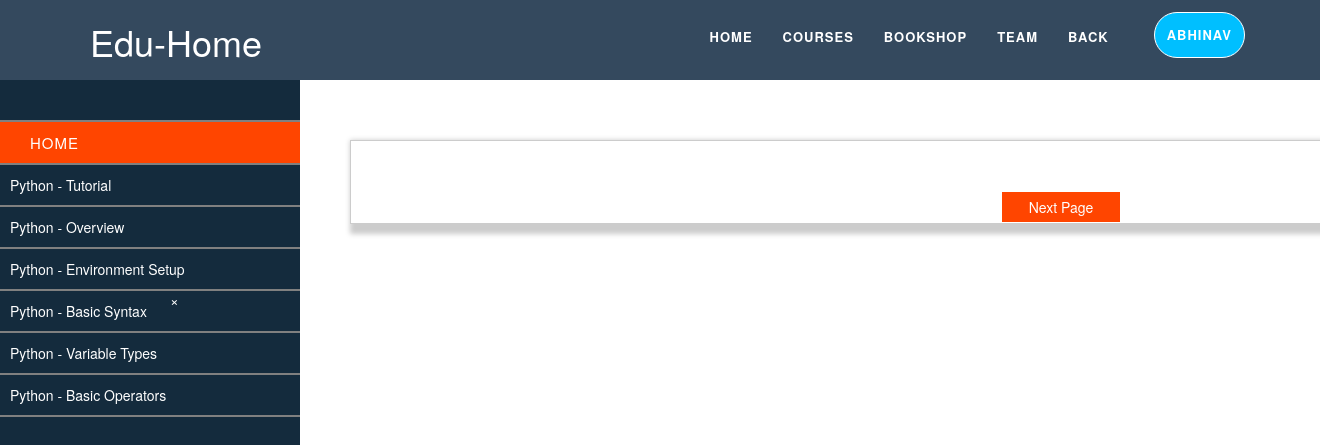
The app's page /uniquedeveloper/programming/java/java_programming.php?course_name=python (signed in) with its own data.
### tables this page shows
CREATE TABLE `courses` (
  `id` int(11) NOT NULL,
  `topic_name` varchar(255) NOT NULL,
  `description` text NOT NULL,
  `course_name` varchar(255) NOT NULL
);

### uniquedeveloper/programming/java/java_programming.php (the view, shortened to what this page needs)
<!DOCTYPE html>
<html>
<head>
	<link rel="stylesheet" type="text/css" href="../..//css/java_programming.css">
	<link rel="stylesheet" href="https://maxcdn.bootstrapcdn.com/bootstrap/3.3.7/css/bootstrap.min.css">
	<link rel="stylesheet" href="https://cdnjs.cloudflare.com/ajax/libs/font-awesome/4.7.0/css/font-awesome.min.css">
</head>
<body>
	<nav class="navbar navbar-inverse navbar-fixed-top" style="height: 80px;">
		<div class="container">
			<div class="navbar-header">
				<h1 style="color: white;margin-top: 10px;" id="myhead">Edu-Home</h1>
			</div>
			<div class="collapse navbar-collapse" id="navi">
				 <ul class="nav navbar-nav navbar-right">
					<li> <a href="../../index.php">Home</a></li>
					<li> <a href="#myservice_section">Courses</a></li>
					<li> <a href="#work">BookShop</a></li>
					<li> <a href="#our-members">Team</a></li>
					<li> <a href="../../programmingdemo.php">Back</a></li>
					<li> <a href=""></a></li>
					<li> <a href="../../index.php" id="our-location" class="btn-success" ><?php echo $_SESSION['username'];   ?></a></li>
				</ul>
			</div>
		</div>
	</nav><br><br><br>
	<div class="sidemenu" id="sidebarleftmenu">
		<ul class="sidemenulist">
			<li><a href="" class="crossbutton" onclick="closesidemenu()">&times;</a></li>
			<li style="background-color :orangered;"><a href="" >Home</a></li>
<?php
$con=mysqli_connect('localhost','root');
mysqli_select_db($con,'uniquedeveloper');
$course_name=$_GET['course_name'];
$q="select * from courses where course_name='$course_name'";
$result=mysqli_query($con,$q);
while ($res=mysqli_fetch_array($result)) {
  ?>
  			<form action="fetch_main_content.php" method="POST">
			<button  style="background-color: transparent;border: none;text-align:left;color: white;"><li style="width: 300px;"><?php echo $res['topic_name']; ?></li></button>
			</form>
<?php } ?>
		</ul>
	</div>
	<div id="mainpagecontent" class="shadow">
		<button id="btn_next">Next Page</button>
	</div>
</body>
</html>

### uniquedeveloper/css/java_programming.css (style rules this page uses)
* { margin:0px; padding:0px; box-sizing: border-box; }
body { background-color:red; }
.navbar { padding: 12px 0px; background-color: #34495e !important; border-bottom: none !important; transition: all 0.5s ease-in-out; }
ul li a { color: white !important; font-weight: bold; font-size: 13px; text-transform: uppercase; letter-spacing: 1px; transition: all 0.5s ease-in; }
#our-location { border: 1px solid white ; border-radius: 45px; padding: 12px 12px 12px 12px; background: deepskyblue !important; }
.navbar { width: 100%; height: 60px; background: #34495e; border-radius:0px 0px 0px 0px; position: fixed; box-sizing: border-box; }
.sidemenu { height: 100%; background-color: #142b3d; width: 0px; position: fixed; top:80px; left:0; overflow-x:hidden; transition: all 0.6s; }
.sidemenu ul li a { color: white; text-decoration: none; list-style: none; margin:20px; text-align: center; font-weight: 200; font-size: 15px; }
.sidemenu ul li { padding:10px; width: 300px; border-bottom: 2px solid grey; transition: all 0.6s; cursor: pointer; }
.crossbutton { position:absolute; left: 150px; bottom: 550px; }
#mainpagecontent { height: 650px; background-color: white; margin-top: 280px; border-style: solid; border-width: 1px; border-color: #ccc !important; width: 80%; margin-left: 350px !important; background-color: rgba(44, 58, 81,0.9); }
#sidebarleftmenu { width: 300px; }
#btn_next { margin-left: 650px; width:120px !important; height: 32px !important; margin-top: 40px; color:white; background-color: orangered; border:1px solid white !important; }

### uniquedeveloper/programming/java/java_programming.php (style rules this page uses)
#mainpagecontent { background-color: white; margin-top: 80px; height: auto; box-shadow: 5px 5px 5px 5px #ccc; border-color: #ccc; }

### records on screen
courses: topic_name "Python - Tutorial"
courses: topic_name "Python - Overview"
courses: topic_name "Python - Environment Setup"
courses: topic_name "Python - Basic Syntax"
courses: topic_name "Python - Variable Types"
courses: topic_name "Python - Basic Operators"

### other values on screen
$_SESSION['username'] "ABHINAV"
